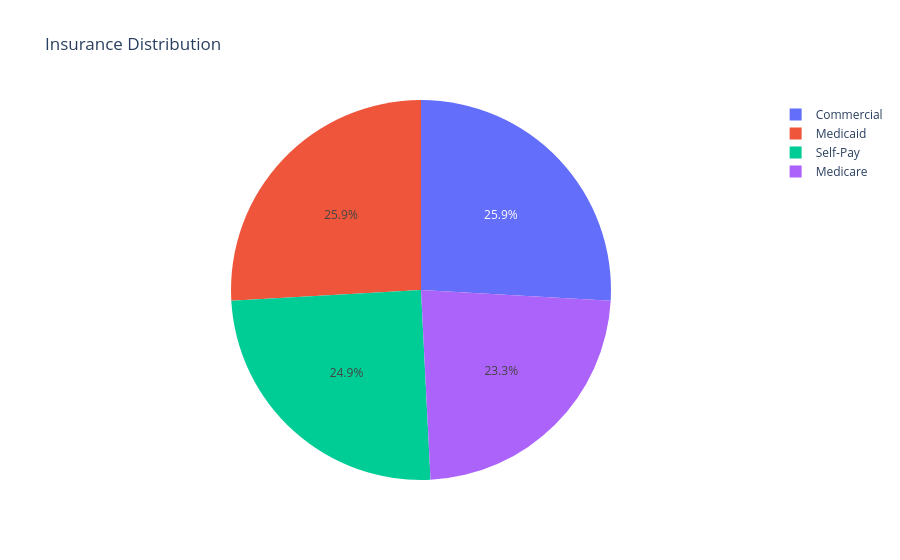

Write notebook code for a chart like this one.
### Code cell
fig=px.pie(
    df,
    names="Insurance Type",
    title="Insurance Distribution"
)

fig.show()

### Figure 1 — Plotly figure (JSON) as saved in the notebook; plotly's stock layout.template omitted (floating-point values rounded to 4 significant figures; data arrays with more than 128 entries replaced by an {"elided": "..."} marker saying what was removed)
{"data": [{"domain": {"x": [0, 1], "y": [0, 1]}, "hovertemplate": "Insurance Type=%{label}<extra></extra>", "labels": {"elided": "1000 str values"}, "legendgroup": "", "name": "", "showlegend": true, "type": "pie"}], "layout": {"legend": {"tracegroupgap": 0}, "title": {"text": "Insurance Distribution"}}}
